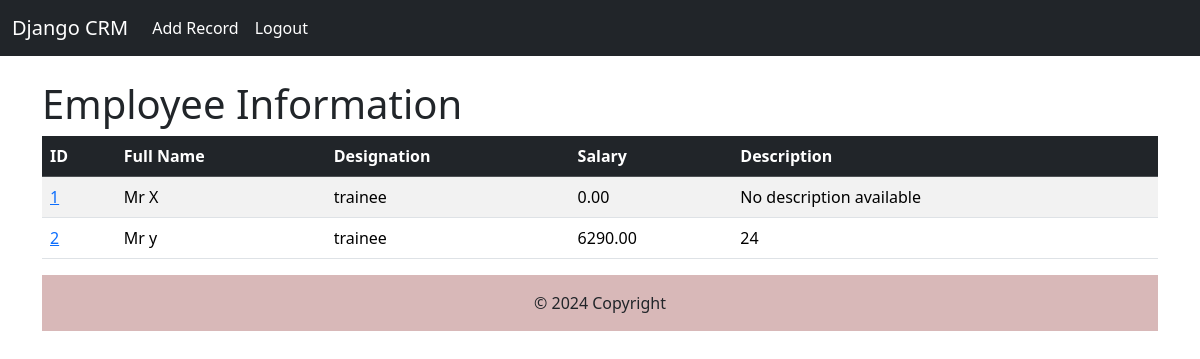
The app's page / (signed in), older data.
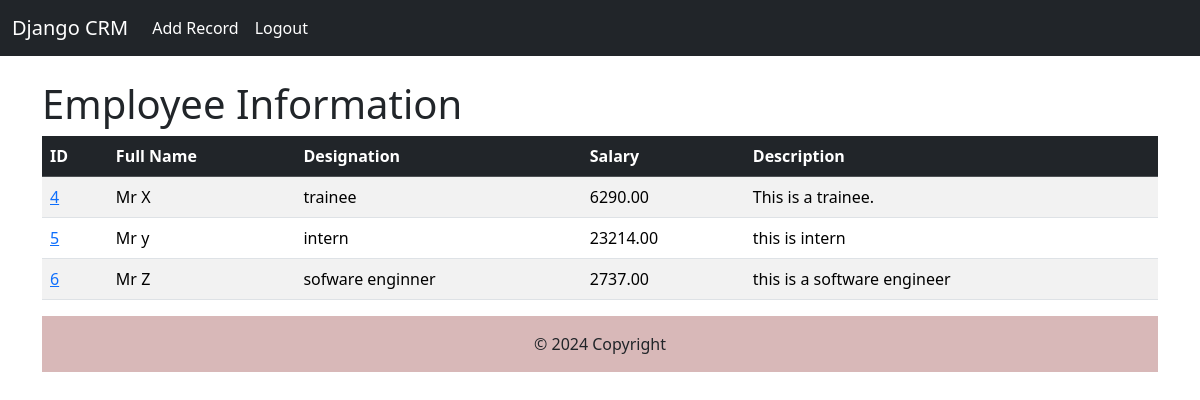
The same page, newer data.
### website/models.py (models this page shows, shortened)
class Record(models.Model):
    name = models.CharField(max_length=100)
    address = models.TextField()
    phone_number = models.CharField(max_length=15)
    salary = models.DecimalField(max_digits=10, decimal_places=2)
    designation = models.CharField(max_length=50)
    description = models.TextField(default="No description available")

### website/views.py (the view)
# urls.py: path('', views.home, name='home'),
def home(request):
    records = Record.objects.all()
    if request.method == 'POST':
        username = request.POST['username']
        password = request.POST['password']
        user = authenticate(request, username=username, password=password)
        if user is not None:
            login(request, user)
            messages.success(request, "You are welcome!")
            return redirect('home')
        else:
            messages.success(request, "Error in login!!")
            return redirect('home')
    else:
        return render(request, 'home.html', {'records': records})

### website/templates/home.html (shortened to what this page needs)
{% extends 'base.html' %}
{% block content%}
<div class="co-md-6 offset-md-0">
    {% if user.is_authenticated %}
    <h1>Employee Information</h1>
    <table class="table table-striped table-hover">
        <thead class="table-dark">
            <tr>
                <th scope="col">ID </th>
                <th scope="col">Full Name </th>
                <th scope="col">Designation</th>
                <th scope="col">Salary</th>
                <th scope="col">Description</th>
            </tr>
        </thead>
        <tbody>
            {% if records %}
                {% for record in records%}
                <tr>
                    <td><a href="{% url 'record' record.id %}">{{ record.id }}</a></td>
                    <td>{{ record.name }}</td>
                    <td>{{ record.designation }}</td>
                    <td>{{ record.salary }}</td>
                    <td>{{ record.description }}</td>
                </tr>
                {% endfor %}
            {% endif %}
        </tbody>
    </table>
{% endif %}
{% endblock %}

### website/templates/base.html (shortened to what this page needs)
<!doctype html>
<html lang="en">
<head>
    <link href="https://cdn.jsdelivr.net/npm/bootstrap@5.3.3/dist/css/bootstrap.min.css" rel="stylesheet"
>
</head>
<body>
    {% include 'navbar.html' %}
    <div class="container">
        <br>
        {% block content%}
        {% endblock %}
    </div>
    {% include 'footer.html' %}
</body>
</html>

### website/templates/navbar.html (shortened to what this page needs)
<nav class="navbar navbar-expand-lg navbar-dark bg-dark">
    <div class="container-fluid">
        <a class="navbar-brand" href="{% url 'home'%}">Django CRM</a>
        <div class="collapse navbar-collapse" id="navbarSupportedContent">
            <ul class="navbar-nav me-auto mb-2 mb-lg-0">
                {% if user.is_authenticated %}
                <li class="nav-item">
                    <a class="nav-link active" aria-current="page" href="{% url 'add_record'%}">Add Record</a>
                </li>
                <li class="nav-item">
                    <a class="nav-link active" aria-current="page" href="{% url 'logout'%}">Logout</a>
                </li>
                {% endif %}
            </ul>
        </div>
    </div>
</nav>

### website/templates/footer.html (shortened to what this page needs)
    <div class="text-center p-3" style="background-color: rgba(209, 171, 171, 0.838);">
        © 2024 Copyright
    </div>

Row changes from the older to the newer data that the page shows:
removed Record: id "1", name "Mr X", designation "trainee", salary "0.00", description "No description available"
removed Record: id "2", name "Mr y", designation "trainee", salary "6290.00", description "24"
added Record: id "4", name "Mr X", designation "trainee", salary "6290.00", description "This is a trainee."
added Record: id "5", name "Mr y", designation "intern", salary "23214.00", description "this is intern"
added Record: id "6", name "Mr Z", designation "sofware enginner", salary "2737.00", description "this is a software engineer"
